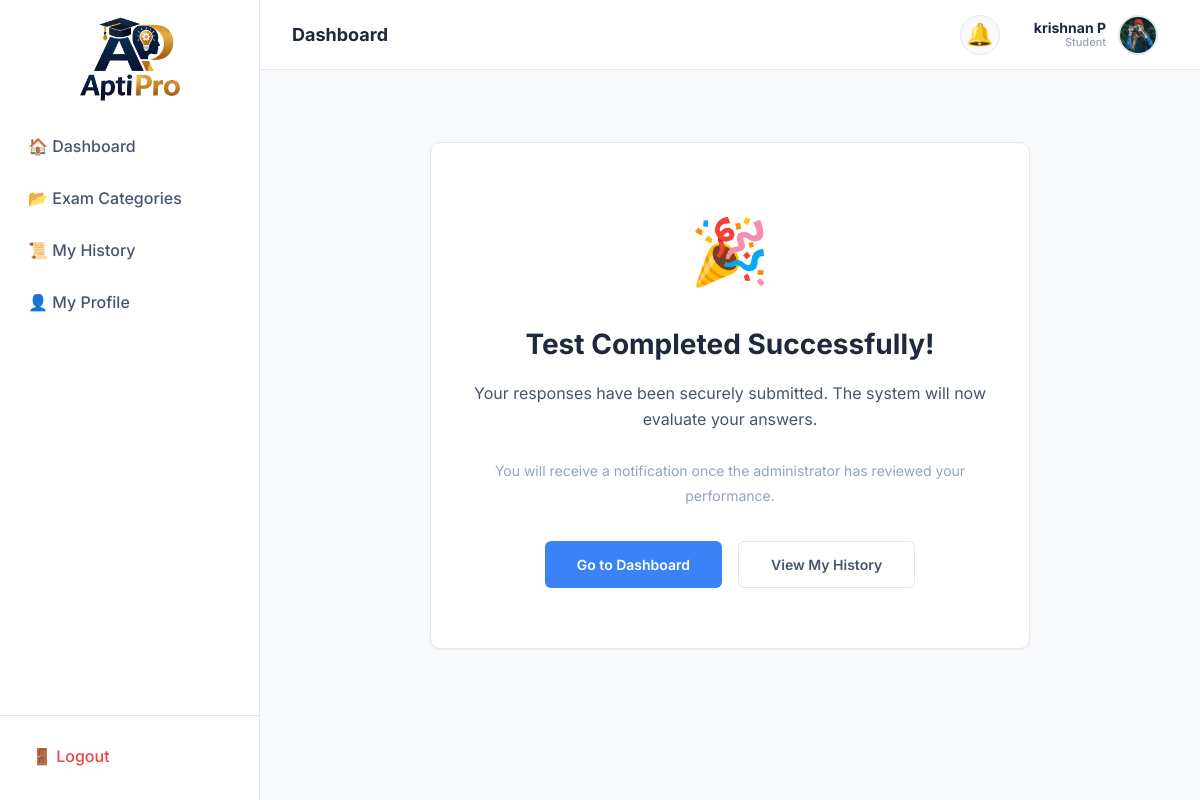
Page /student/exam-complete/ (signed in) on the committed database.
### exams/models.py (models this page shows, shortened)
class CustomUser(AbstractUser):
    class Role(models.TextChoices):
        STUDENT = 'Student', 'Student'
        ADMIN = 'Admin', 'Admin'
    role = models.CharField(
        max_length=10,
        choices=Role.choices,
        default=Role.STUDENT,
        db_index=True,
        help_text='Determines UI experience. Admin dashboard requires is_superuser.',
    )
    whatsapp_number = models.CharField(
        max_length=15,
        blank=True,
        validators=[
            RegexValidator(
                regex=r'^\+?1?\d{9,15}$',
                message='WhatsApp number must be 9-15 digits, optionally starting with +.',
            )
        ],
        help_text='WhatsApp number for direct contact.',
    )
    phone_number = models.CharField(
        max_length=15,
        blank=True,
        validators=[
            RegexValidator(
                regex=r'^\+?1?\d{9,15}$',
                message='Phone number must be 9-15 digits, optionally starting with +.',
            )
        ],
        help_text='Primary contact number.',
    )
    profile_photo = models.ImageField(
        upload_to='profile_photos/%Y/%m/',
        blank=True,
        null=True,
        help_text='Student profile picture.',
    )
    date_of_birth = models.DateField(
        blank=True,
        null=True,
        help_text='Student date of birth.',
    )
    address = models.TextField(
        blank=True,
        help_text='Full postal address.',
    )
    institution = models.CharField(
        max_length=200,
        blank=True,
        help_text='School / college / university name.',
    )
    @property
    def name(self):
        if self.first_name and self.last_name:
            return f"{self.first_name} {self.last_name}"
        return self.first_name or self.username
    class Meta:
        verbose_name = 'User'
        verbose_name_plural = 'Users'
        ordering = ['-date_joined']
        indexes = [
            models.Index(fields=['role'], name='idx_user_role'),
            models.Index(fields=['-date_joined'], name='idx_user_joined'),
            models.Index(fields=['email'], name='idx_user_email'),
        ]

### exams/views.py (the view)
# urls.py: path('student/exam-complete/', views.ExamCompleteView.as_view(), name='exam_complete'),
class ExamCompleteView(StudentRequiredMixin, TemplateView):
    template_name = 'exams/student/exam_complete.html'
    def dispatch(self, request, *args, **kwargs):
        response = super().dispatch(request, *args, **kwargs)
        response['Cache-Control'] = 'no-cache, no-store, must-revalidate'
        response['Pragma'] = 'no-cache'
        response['Expires'] = '0'
        return response

### exams/mixins.py (called while the page is built)
    def test_func(self):
        user = self.request.user
        return user.is_authenticated and user.role == 'Student' and not user.is_superuser

### templates/exams/student/exam_complete.html (shortened to what this page needs)
{% extends 'base.html' %}
{% block content %}
<div class="card" style="max-width: 600px; margin: 40px auto; text-align: center; padding: 60px 40px;">
    <div style="font-size: 64px; margin-bottom: 24px;">🎉</div>
    <div class="card-title" style="font-size: 28px; margin-bottom: 16px;">Test Completed Successfully!</div>
    <p style="color: var(--text-secondary); font-size: 16px; line-height: 1.6; margin-bottom: 32px;">
        Your responses have been securely submitted. The system will now evaluate your answers.
        <br><br>
        <span style="font-size: 14px; color: var(--text-muted);">
            You will receive a notification once the administrator has reviewed your performance.
        </span>
    </p>
    <div style="display: flex; gap: 16px; justify-content: center;">
        <a href="{% url 'student_dashboard' %}" class="btn btn-primary" style="padding: 12px 32px;">Go to Dashboard</a>
        <a href="{% url 'student_history' %}" class="btn btn-outline" style="padding: 12px 32px;">View My History</a>
    </div>
</div>
{% endblock %}

### templates/base.html (shortened to what this page needs)
{% load static %}
<!DOCTYPE html>
<html lang="en">
<head>
  <link rel="stylesheet" href="{% static 'css/style.css' %}">
</head>
<body class="{% block body_class %}{% endblock %}">
  <div class="app-container">
    {% if user.is_authenticated %}
    <div class="sidebar" id="sidebar">
      <div class="brand" style="display: flex; justify-content: center; margin-top: -3.5rem;margin-bottom: -4rem;">
        <img src="{% static 'images/logo.png' %}" alt="Aptipro Logo"
          style="height: 150px; width: 200px; object-fit: contain;">
      </div>
      <nav class="sidebar-nav">
        {% if user.is_superuser %}
        <a href="{% url 'admin_dashboard' %}"
          class="nav-link {% if request.resolver_match.url_name == 'admin_dashboard' %}active{% endif %}">📊
          Dashboard</a>
        <a href="{% url 'admin_categories' %}"
          class="nav-link {% if 'category' in request.resolver_match.url_name %}active{% endif %}">📁 Categories</a>
        <a href="{% url 'admin_students' %}"
          class="nav-link {% if 'student' in request.resolver_match.url_name %}active{% endif %}">👥 Students</a>
        <a href="{% url 'admin_exam_requests' %}"
          class="nav-link {% if 'request' in request.resolver_match.url_name %}active{% endif %}">⚖️ Requests</a>
        <a href="{% url 'admin_results' %}"
          class="nav-link {% if 'result' in request.resolver_match.url_name %}active{% endif %}">🏅 Results</a>
        {% else %}
        <a href="{% url 'student_dashboard' %}"
          class="nav-link {% if request.resolver_match.url_name == 'student_dashboard' %}active{% endif %}">🏠
          Dashboard</a>
        <a href="{% url 'student_categories' %}"
          class="nav-link {% if 'category' in request.resolver_match.url_name %}active{% endif %}">📂 Exam
          Categories</a>
        <a href="{% url 'student_history' %}"
          class="nav-link {% if 'history' in request.resolver_match.url_name %}active{% endif %}">📜 My History</a>
        <a href="{% url 'student_profile' %}"
          class="nav-link {% if 'profile' in request.resolver_match.url_name %}active{% endif %}">👤 My Profile</a>
        {% endif %}
      </nav>
      <div style="padding: 16px; border-top: 1px solid var(--border-color);">
        <a href="{% url 'logout' %}" class="nav-link" style="color: var(--accent-danger);">🚪 Logout</a>
      </div>
    </div>
    {% endif %}
    <div class="main-content">
      {% if user.is_authenticated %}
      <header class="header">
        <h1 style="font-size: 18px; font-weight: 700; color: var(--text-primary);">
          {% block page_title %}Dashboard{% endblock %}
        </h1>
        <div class="header-actions">
          <div class="notification-container" id="notifContainer">
            <div class="notification-bell" onclick="toggleNotifDropdown(event)">
              🔔 {% if unread_count > 0 %}<span class="notification-badge" id="notifBadge"></span>{% endif %}
            </div>
          </div>
          <div class="user-meta" id="userMenuTrigger" onclick="toggleUserDropdown(event)">
            <div class="user-profile-trigger">
              <div class="user-info-text">
                <span class="user-name">{{ user.name|default:user.username }}</span>
                <span class="user-role">{{ user.get_role_display }}</span>
              </div>
              {% if user.profile_photo %}
              <img src="{{ user.profile_photo.url }}" alt="Profile" class="profile-circle">
              {% else %}
              <div class="profile-placeholder">{{ user.username.0|upper }}</div>
              {% endif %}
            </div>
          </div>
        </div>
      </header>
      {% endif %}
      <main class="content-body">
        {% block content %}{% endblock %}
      </main>
    </div>
  </div>
</body>
</html>

### static/css/style.css (style rules this page uses)
:root { --bg-primary: #f8fafc; --bg-secondary: #ffffff; --bg-card: #ffffff; --bg-glass: rgba(255, 255, 255, 0.8); --bg-input: #ffffff; --text-primary: #1e293b; --text-secondary: #475569; --text-muted: #94a3b8; --accent-primary: #3b82f6; --accent-primary-hover: #2563eb; --accent-primary-light: rgba(59, 130, 246, 0.1); --accent-success: #10b981; --accent-warning: #f59e0b; --accent-danger: #ef4444; --accent-info: #0ea5e9; --border-color: #e2e8f0; --border-radius-sm: 6px; --border-radius: 10px; --border-radius-lg: 14px; --border-radius-xl: 20px; --shadow-sm: 0 1px 2px rgba(0, 0, 0, 0.05); --shadow-md: 0 4px 6px -1px rgba(0, 0, 0, 0.1), 0 2px 4px -1px rgba(0, 0, 0, 0.06); --shadow-lg: 0 10px 15px -3px rgba(0, 0, 0, 0.1), 0 4px 6px -2px rgba(0, 0, 0, 0.05); --sidebar-width: 260px; --header-height: 70px; --transition-base: 0.2s ease; --font-primary: 'Inter', -apple-system, BlinkMacSystemFont, sans-serif; }
*, *::before, *::after { box-sizing: border-box; margin: 0; padding: 0; }
body { font-family: var(--font-primary); background: var(--bg-primary); color: var(--text-primary); line-height: 1.5; min-height: 100vh; }
a { color: var(--accent-primary); text-decoration: none; transition: color var(--transition-base); }
.app-container { display: flex; min-height: 100vh; }
.sidebar { width: var(--sidebar-width); background: var(--bg-secondary); border-right: 1px solid var(--border-color); height: 100vh; position: fixed; left: 0; top: 0; z-index: 100; transition: transform var(--transition-base); display: flex; flex-direction: column; }
.main-content { flex: 1; margin-left: var(--sidebar-width); display: flex; flex-direction: column; min-width: 0; transition: margin var(--transition-base); }
.header { height: var(--header-height); background: var(--bg-secondary); border-bottom: 1px solid var(--border-color); padding: 0 32px; display: flex; align-items: center; justify-content: space-between; position: sticky; top: 0; z-index: 90; }
.content-body { padding: 32px; flex: 1; }
.brand { padding: 40px 16px; display: flex; justify-content: center; align-items: center; transition: all var(--transition-base); }
.sidebar-nav { padding: 12px; flex: 1; }
.nav-link { display: flex; align-items: center; gap: 12px; padding: 12px 16px; color: var(--text-secondary); font-weight: 500; border-radius: var(--border-radius-sm); margin-bottom: 4px; }
.user-meta { display: flex; align-items: center; gap: 16px; }
.notification-bell { position: relative; font-size: 20px; color: var(--text-secondary); padding: 8px; border-radius: 50%; transition: background var(--transition-base); }
.profile-circle { width: 40px; height: 40px; border-radius: 50%; object-fit: cover; border: 2px solid var(--border-color); }
.user-meta { display: flex; align-items: center; gap: 20px; position: relative; }
.user-profile-trigger { display: flex; align-items: center; gap: 12px; cursor: pointer; padding: 6px 10px; border-radius: 8px; transition: background var(--transition-base); position: relative; }
.user-info-text { text-align: right; line-height: 1.2; }
.user-name { display: block; font-size: 14px; font-weight: 700; color: var(--text-primary); }
.user-role { display: block; font-size: 11px; color: var(--text-muted); font-weight: 500; }
.card { background: var(--bg-card); border: 1px solid var(--border-color); border-radius: var(--border-radius); padding: 24px; box-shadow: var(--shadow-sm); margin-bottom: 24px; }
.card-title { font-size: 16px; font-weight: 700; margin-bottom: 20px; color: var(--text-primary); }
.btn { display: inline-flex; align-items: center; justify-content: center; padding: 10px 20px; border-radius: var(--border-radius-sm); font-weight: 600; font-size: 14px; cursor: pointer; transition: all var(--transition-base); border: none; gap: 8px; }
.btn-primary { background: var(--accent-primary); color: #fff; }
.btn-outline { background: transparent; border: 1px solid var(--border-color); color: var(--text-secondary); }
.header-actions { display: flex; align-items: center; gap: 24px; }
.notification-container { position: relative; cursor: pointer; z-index: 101; }
.notification-bell { font-size: 22px; width: 40px; height: 40px; display: flex; align-items: center; justify-content: center; background: var(--bg-primary); border-radius: 50%; color: var(--text-primary); transition: all 0.2s; border: 1px solid var(--border-color); }

### rows in the picture
CustomUser: name "krishnan P", role "Student", profile_photo (picture)
